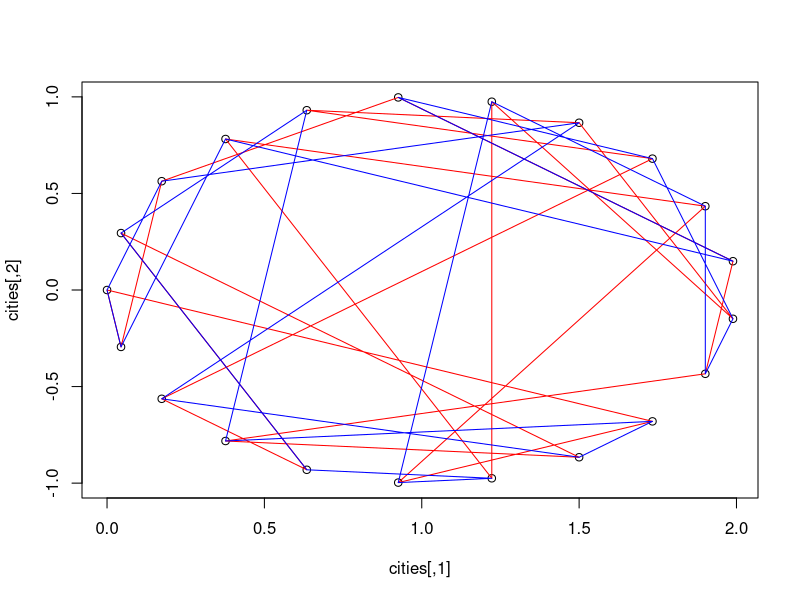
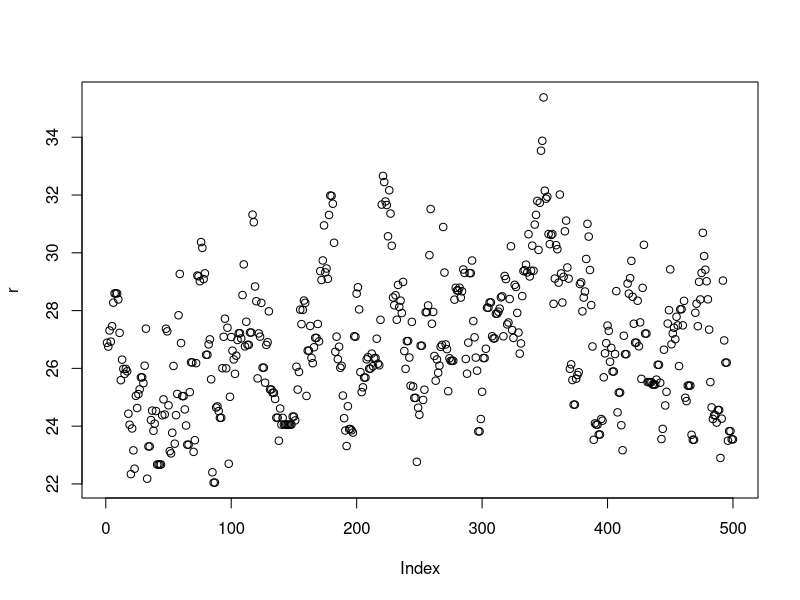
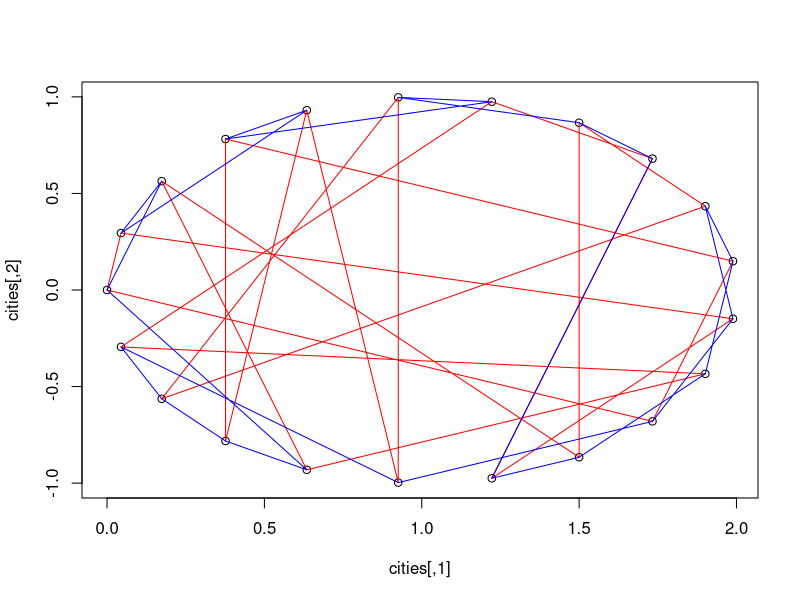
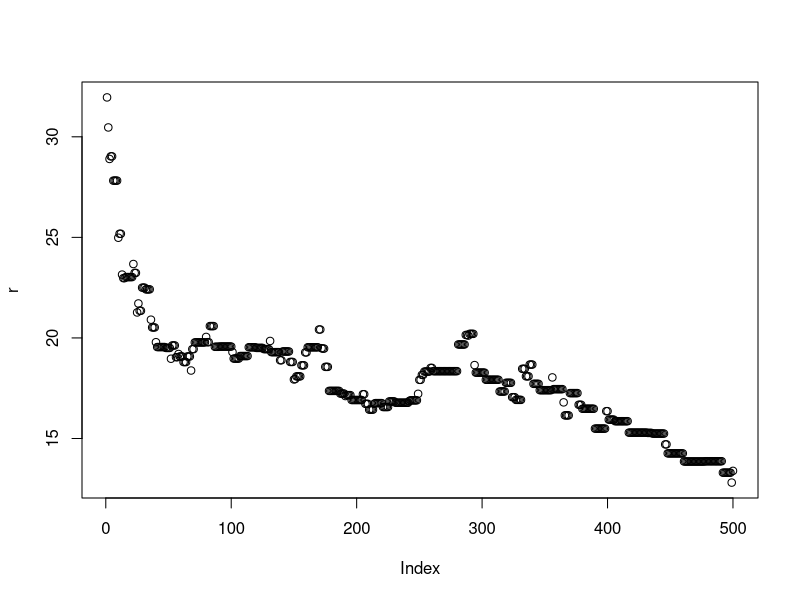
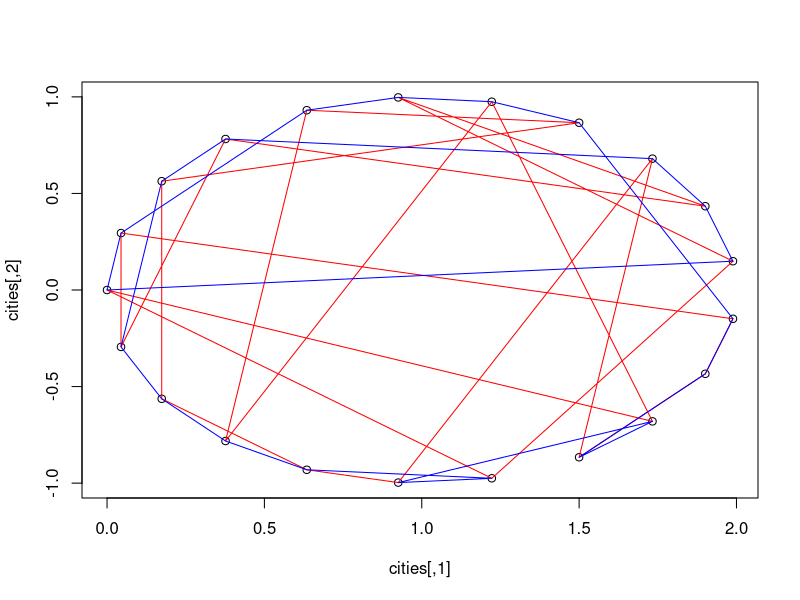
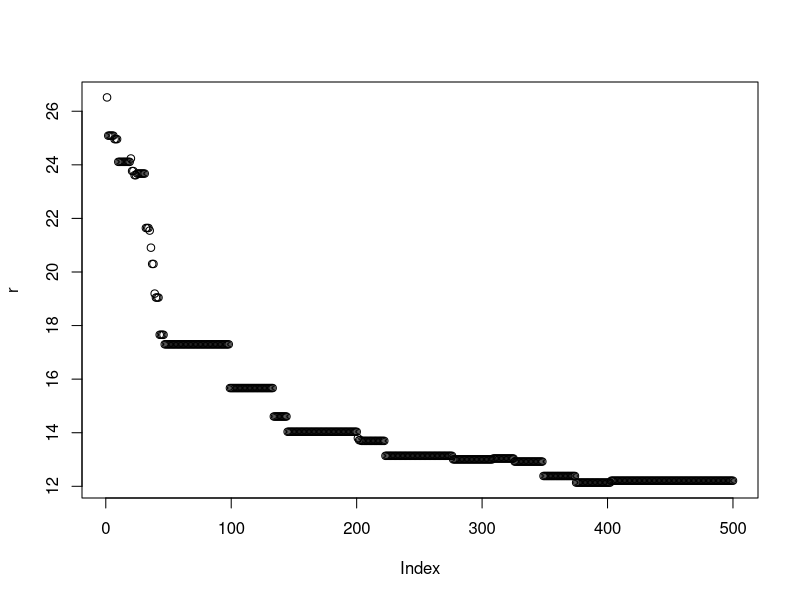
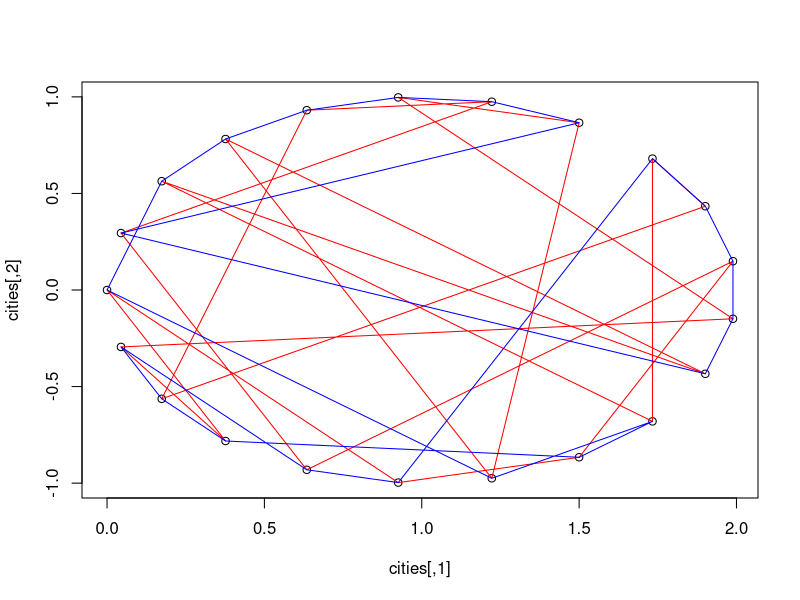
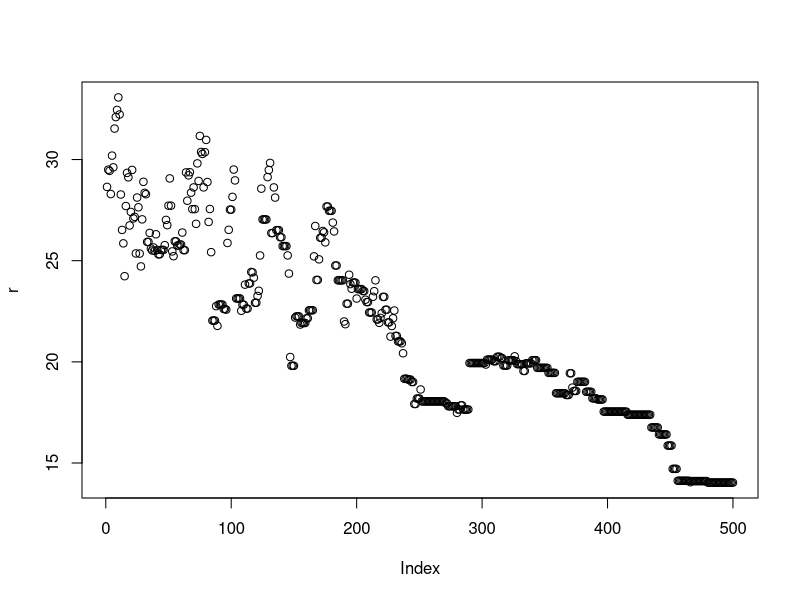

Recreate these plots in R, in order.
#Problems 1 and 2: use transition matrices and eigenvalues?

#Problem 3

#3.1
B = matrix(c(0,0.5,0.5,.5,0,0.5, 0.5, 0.5, 0), 3, 3)

#3.2
acc = matrix(c(1,.5, 1, 1, 1, 1, 1, .5, 1), 3, 3, byrow = TRUE)
m = matrix(c(.25,.25, .5, .5, 0, .5, .5, .25, .25), 3, 3, byrow = TRUE)

#3.3
trans_exact = function(x, t, m, output = FALSE, plot = FALSE){
  p = matrix(rep(0, 3*t), t, 3)
  if(x == 1){
    p[1,] = c(1,0,0)
    #r[1,] = p[1,]
  }
  else if(x == 2){
    p[1,] = c(0,1,0)
    #r[1,] = p[1,]
  }
  else{
    p[1,] = c(0,0,1)
    #r[1,] = p[1,]
  }
  for(i in 2:t){
    p[i,] = p[i - 1,] %*% m
  }
  if(plot == TRUE){
    print_y = c(rep(0, t))
    for(l in 1:t){
      #y = rowSums(total[l,,]) / n
      #print_y[l] = max(y - 1/3)
      print_y[l] = sum(abs(p[l] - 1/3))
    }
    plot(print_y)
  }
  return(p)
}

trans_exact(1,10,m)
trans_exact(2,10,m)
trans_exact(3,10,m)

#3.4
random_w2 = function(x, m, t, n, output = FALSE, plot = FALSE){
  w = c(0,0,0)
  total = array(dim=c(t,3,n))
  for(l in 1:n){
    p = matrix(rep(0, 3*t), t, 3)
    r = matrix(rep(0, 3*t), t, 3)
    if(x == 1){
      p[1,] = c(1,0,0)
      r[1,] = p[1,]
    }
    else if(x == 2){
      p[1,] = c(0,1,0)
      r[1,] = p[1,]
    }
    else{
      p[1,] = c(0,0,1)
      r[1,] = p[1,]
    }
    for(i in 2:t){
      #sample(c(1,2,3), 1, prob = m[1,])
      p[i,] = r[i - 1,] %*% m
      y = sample(c(1,2,3), 1, prob = p[i,])
      if(y == 1) r[i,] = c(1,0,0)
      else if(y == 2) r[i,] = c(0,1,0)
      else r[i,] = c(0,0,1)
    }
    w = w + r[i,]
    total[,,l] = r
  }
  rate = c(w[1]/sum(w), w[2]/sum(w), w[3]/sum(w))
  print_y = c(rep(0, t))
  
  if(plot == TRUE){
    #print_y = c(rep(0, t))
    for(l in 1:t){
      y = rowSums(total[l,,]) / n
      #print_y[l] = max(y - 1/3)
      print_y[l] = sum(abs(y - 1/3))
    }
    plot(print_y)
  }
  if(output == TRUE) z = list(total = total,w,rate, print_y)
  else z = list(w,rate)
  return(z)
}

random_w2(1,m,25,1e4)
random_w2(2,m,25,1e4)
random_w2(3,m,25,1e4)

#3.5

#x starting state, m transition matrix, t time steps, n number of simulations, z number of last time steps in which to monitor population movement between states

random_w2 = function(x, m, t, n, z, output = FALSE, plot = FALSE){
  w = c(0,0,0)
  move = matrix(c(rep(0, 9)), 3, 3)
  total = array(dim=c(t,3,n))
  for(l in 1:n){
    p = matrix(rep(0, 3*t), t, 3)
    r = matrix(rep(0, 3*t), t, 3)
    if(x == 1){
      p[1,] = c(1,0,0)
      r[1,] = p[1,]
    }
    else if(x == 2){
      p[1,] = c(0,1,0)
      r[1,] = p[1,]
    }
    else{
      p[1,] = c(0,0,1)
      r[1,] = p[1,]
    }
    for(i in 2:t){
      #sample(c(1,2,3), 1, prob = m[1,])
      p[i,] = r[i - 1,] %*% m
      y = sample(c(1,2,3), 1, prob = p[i,])
      if(y == 1) r[i,] = c(1,0,0)
      else if(y == 2) r[i,] = c(0,1,0)
      else r[i,] = c(0,0,1)
      if(t - i < z){
        a = r[i,] - r[i - 1,]
        for(v in 1:length(a))
        {
          if(a[v] == -1){
            move[v,y] = move[v,y] + 1
          }
        }
      }
    }
    w = w + r[i,]
    total[,,l] = r
  }
  rate = c(w[1]/sum(w), w[2]/sum(w), w[3]/sum(w))
  print_y = c(rep(0, t))
  
  if(plot == TRUE){
    #print_y = c(rep(0, t))
    for(l in 1:t){
      y = rowSums(total[l,,]) / n
      #print_y[l] = max(y - 1/3)
      print_y[l] = sum(abs(y - 1/3))
    }
    plot(print_y)
  }
  move_ratio = move
  move_ratio[2,1] = move[2,1] / move[1,2]
  move_ratio[1,2] = 1
  move_ratio[3,1] = move[3,1] / move[1,3]
  move_ratio[1,3] = 1
  move_ratio[3,2] = move[3,2] / move[2,3]
  move_ratio[2,3] = 1
  if(output == TRUE) z = list(total = total,w,rate, print_y, move)
  else z = list(distribution = w, distribution_rate = rate, move = move, move_ratio = move_ratio)
  return(z)
}


nsim = 1e4
random_w2(1,m,30,nsim,10)
random_w2(2,m,30,nsim,10)
random_w2(3,m,30,nsim,10)

#Problem 4
#4.1
place_cities = function(m){
  cities = matrix(c(rep(0, 2 * (m + 1))), m + 1,2)
  for(i in 0:m){
    cities[i + 1,1] = cos(pi - (i*2*pi)/(m + 1)) + 1
    cities[i + 1,2] = sin((i*2*pi)/(m + 1))
  }
  return(cities)
}
cities = place_cities(7)
cities
cities_dist = as.matrix(dist(cities))
cities_dist

#4.2
path_distance = function(cities, path){
  distance = 0
  for(i in 1:(length(path) - 1)){
    cities_dist = as.matrix(dist(cities))
    new_dist = cities_dist[path[i] + 1 , path[i + 1] + 1]
    distance = distance + new_dist
  }
  return(distance)
}

generate_path = function(cities){
  y = sample(1:(dim(cities)[1] - 1), dim(cities)[1] - 1)
  path = c(0,y,0)
  return(path)
}

plot_path = function(cities, path,color){
  m = matrix(c(rep(0,2*length(path))), length(path),2)
  for(i in 1:length(path)){
    m[i,] = cities[path[i] + 1,]
  }
  lines(m, col = color)
  return(m)
}


#red path is initial path, blue path is bestpath
trav_salesman = function(m, T_value, Nsim, box = FALSE, sim_ann = FALSE, plot = FALSE, plot_pathlength = FALSE){
  rate = (0.1 / T_value) ^ (1 / Nsim)
  if(box) cities = place_cities_box(m)
  else cities = place_cities(m)
  if(plot){
    plot(cities)
  }
  path = generate_path(cities)
  initial_path = path
  if(plot) plot_path(cities, path, "red")
  u = path_distance(cities, path)
  initial_distance = u
  r = u
  bestpath = path
  for(i in 2:Nsim){
    y = sample(2:(length(path) - 1),2)
    pathtemp = path
    temp = pathtemp[y[1]]
    pathtemp[y[1]] = pathtemp[y[2]]
    pathtemp[y[2]] = temp
    a = min(1,exp(-path_distance(cities,pathtemp) / T_value) / exp(-u / T_value))
    if(runif(1) < a){
      u = path_distance(cities, pathtemp)
      path = pathtemp
      if(u < path_distance(cities, bestpath)) bestpath = path
    }
    r[i] = path_distance(cities,path)
    if(sim_ann) T_value = T_value * rate
  }
  if(plot) plot_path(cities, bestpath, "blue")
  z = list(initial_path = initial_path, initial_distance = initial_distance, bestpath = bestpath, bestpath_distance = path_distance(cities, bestpath))
  if(plot_pathlength) plot(r)
  return(z)
}

trav_salesman(20,5,500, plot = TRUE, plot_pathlength = TRUE)
trav_salesman(20,.5,500, plot = TRUE, plot_pathlength = TRUE)
trav_salesman(20,.05,500, plot = TRUE, plot_pathlength = TRUE)

#4.3
trav_salesman(20,5,500, sim_ann = TRUE, plot = TRUE, plot_pathlength = TRUE)

#4.4
place_cities_box = function(m){
  cities = matrix(c(rep(0, 2* (m + 1))), m + 1, 2)
  for(i in 2:(m + 1)){
    cities[i, 1] = runif(1)
    cities[i, 2] = runif(1)
  }
  return(cities)
}

trav_salesman(20,5,500,sim_ann = TRUE, box = TRUE, plot = TRUE, plot_pathlength = TRUE)